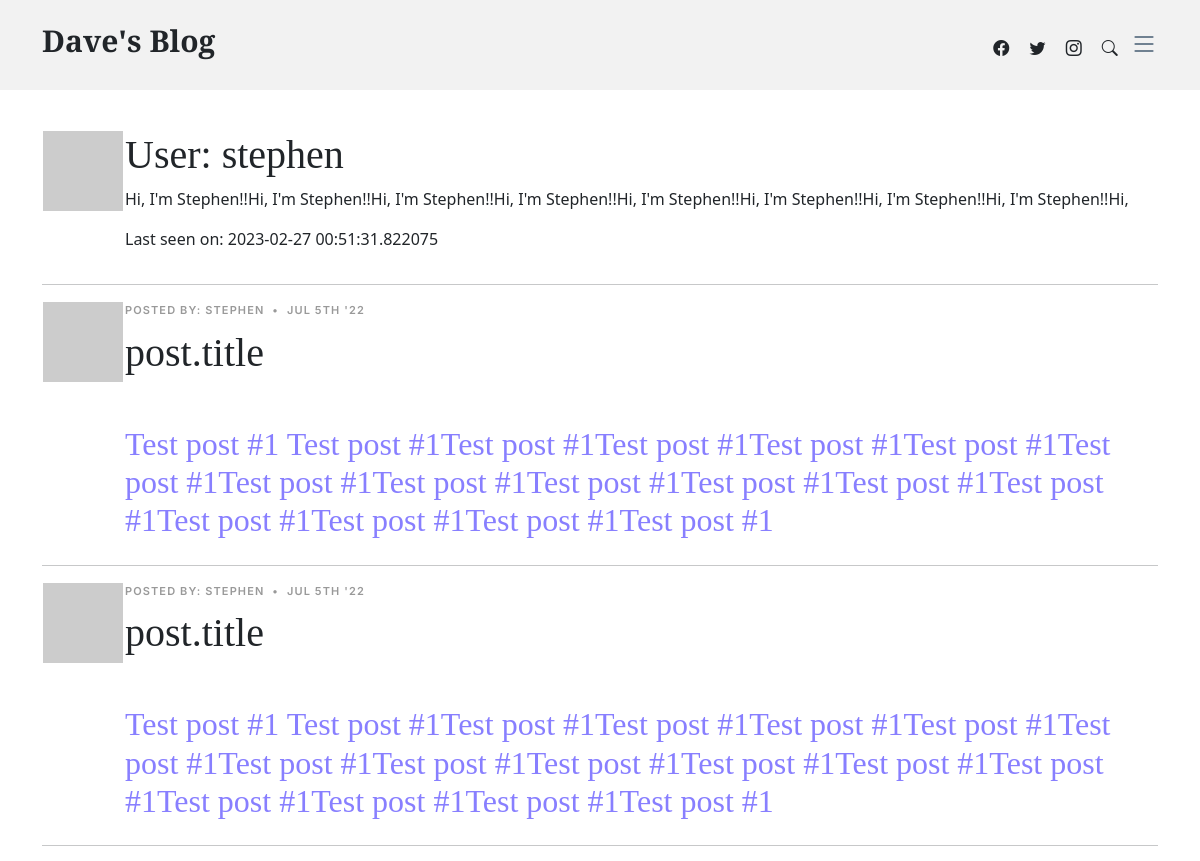
The page /user/stephen (signed in, upper part) on the database as committed earlier.
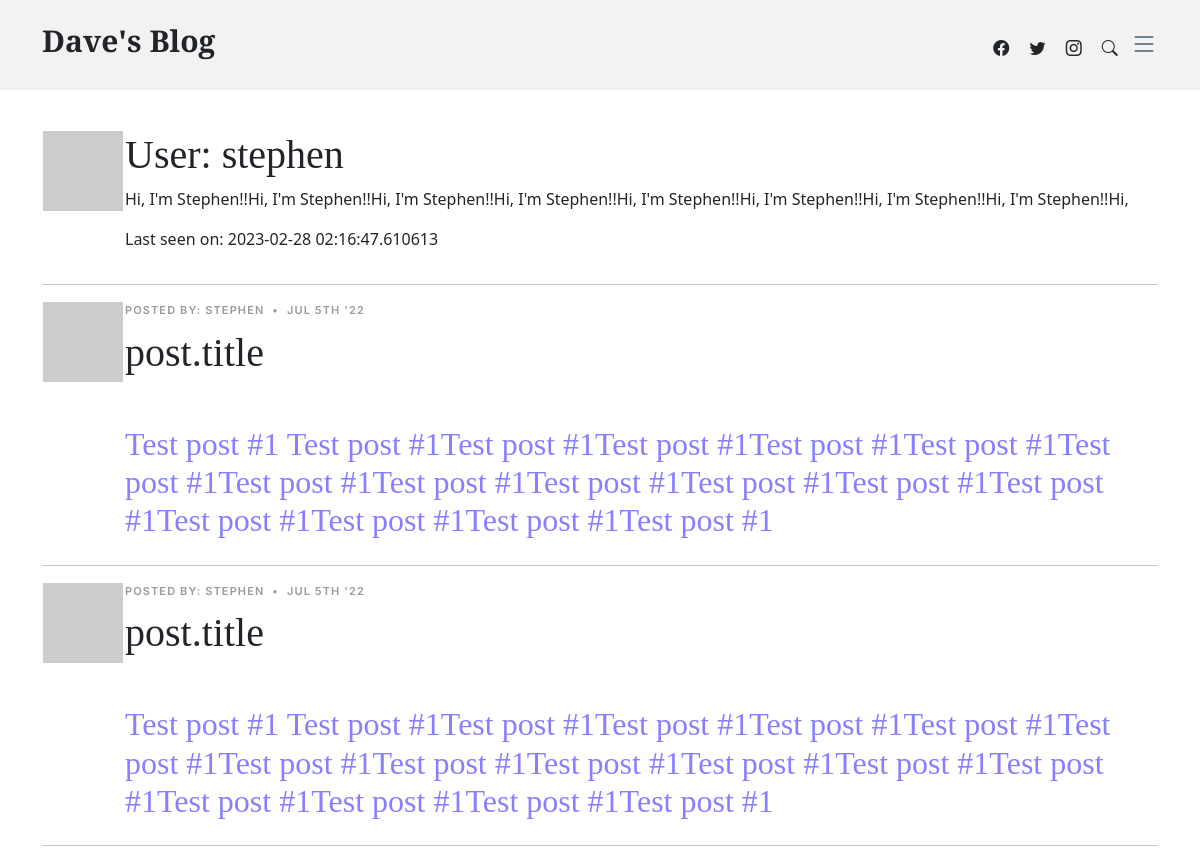
The same page on the database as committed later.
### app/models.py (models this page shows, shortened)
class User(db.Model, UserMixin):
    __tablename__ = "user"
    id = db.Column(db.Integer, primary_key=True)
    username = db.Column(db.String(64), index=True, unique=True, nullable=False)
    email = db.Column(db.String(120), index=True, unique=True, nullable=False)
    password_hash = db.Column(db.String(128), nullable=False)
    posts = db.relationship("Post", backref="author", lazy="dynamic")
    about_me = db.Column(db.String(140))
    last_seen = db.Column(db.DateTime, default=datetime.utcnow)
    def avatar(self, size):
        digest = md5(self.email.lower().encode("utf-8")).hexdigest()
        return f"https://www.gravatar.com/avatar/{digest}?d=retro&s={size}"

### app/routes.py (the view)
@app.route("/user/<username>")
@login_required
def user(username):
    user = User.query.filter_by(username=username).first_or_404()
    posts = [
        {
            "author": user,
            "body": (
                "Test post #1 Test post #1Test post #1Test post #1Test post #1Test post #1Test post #1Test post #1Test"
                " post #1Test post #1Test post #1Test post #1Test post #1Test post #1Test post #1Test post #1Test"
                " post #1"
            ),
        },
        {
            "author": user,
            "body": (
                "Test post #1 Test post #1Test post #1Test post #1Test post #1Test post #1Test post #1Test post #1Test"
                " post #1Test post #1Test post #1Test post #1Test post #1Test post #1Test post #1Test post #1Test"
                " post #1"
            ),
        },
        {
            "author": user,
            "body": (
                "Test post #1 Test post #1Test post #1Test post #1Test post #1Test post #1Test post #1Test post #1Test"
                " post #1Test post #1Test post #1Test post #1Test post #1Test post #1Test post #1Test post #1Test"
                " post #1"
            ),
        },
        {
            "author": user,
            "body": (
                "Test post #1 Test post #1Test post #1Test post #1Test post #1Test post #1Test post #1Test post #1Test"
                " post #1Test post #1Test post #1Test post #1Test post #1Test post #1Test post #1Test post #1Test"
                " post #1"
            ),
        },
        {
            "author": user,
            "body": (
                "Test post #1 Test post #1Test post #1Test post #1Test post #1Test post #1Test post #1Test post #1Test"
                " post #1Test post #1Test post #1Test post #1Test post #1Test post #1Test post #1Test post #1Test"
                " post #1"
            ),
        },
        {"author": user, "body": "Test post #2"},
    ]
    return render_template("user.html", user=user, posts=posts)

### app/models.py (called while the page is built)
@login_manager.user_loader
def load_user(id):
    return User.query.get(int(id))

### app/routes.py (called while the page is built)
@app.before_request
def before_request():
    if current_user.is_authenticated:
        time_difference = (datetime.utcnow() - current_user.last_seen).total_seconds()
        print("time_difference:", time_difference)
        if time_difference > 10:
            print("Time adjusted!")
            current_user.last_seen = datetime.utcnow()
            db.session.commit()

### app/templates/user.html (shortened to what this page needs)
{% extends "base.html" %}
{% block content %}
<section class="user-profile">
  <div class="container" data-aos="fade-up">
    <table>
      <tr valign="top">
        <td><img src="{{ user.avatar(128) }}"></td>
        <td>
          <h1>User: {{ user.username }}</h1>
          {% if user.about_me %}<p>{{ user.about_me }}</p>{% endif %}
          {% if user.last_seen %}<p>Last seen on: {{ user.last_seen }}</p>{% endif %}
        </td>
      </tr>
    </table>
    <hr>
  </div>
  {% for post in posts %}
  <div class="container" data-aos="fade-up">
    <table>
      <tr valign="top">
        <td><img src="{{ post.author.avatar(36) }}"></td>
        <td>{% include '_post.html' %}</td>
      </tr>
    </table>
    <hr>
  </div>
  {% endfor %}
</section>
{% endblock %}

### app/templates/base.html (shortened to what this page needs)
<!DOCTYPE html>
<html lang="en">
<head>
    <link href="{{ url_for('static', filename='vendor/bootstrap/css/bootstrap.min.css') }}" rel="stylesheet">
    <link href="{{ url_for('static', filename='vendor/bootstrap-icons/bootstrap-icons.css') }}" rel="stylesheet">
    <link href="{{ url_for('static', filename='vendor/swiper/swiper-bundle.min.css') }}" rel="stylesheet">
    <link href="{{ url_for('static', filename='vendor/glightbox/css/glightbox.min.css') }}" rel="stylesheet">
    <link href="{{ url_for('static', filename='vendor/aos/aos.css') }}" rel="stylesheet">
    <link href="{{ url_for('static', filename='css/main.css') }}" rel="stylesheet">
    <link href="{{ url_for('static', filename='css/variables.css') }}" rel="stylesheet">
</head>
<body>
    <header id="header" class="header d-flex align-items-center fixed-top">
        <div class="container-fluid container-xl d-flex align-items-center justify-content-between">
            <a href="{{ url_for('index') }}" class="logo d-flex align-items-center">
                <h1>Dave's Blog</h1>
            </a>
            <div class="position-relative">
                <a href="#" class="mx-2"><span class="bi-facebook"></span></a>
                <a href="#" class="mx-2"><span class="bi-twitter"></span></a>
                <a href="#" class="mx-2"><span class="bi-instagram"></span></a>
                <a href="#" class="mx-2 js-search-open"><span class="bi-search"></span></a>
                <i class="bi bi-list mobile-nav-toggle"></i>
            </div>
        </div>
    </header>
    <main id="main">
        {% block content %}{% endblock %}
    </main>
</body>
</html>

### app/templates/_post.html
    <div class="post-meta"><span class="date">Posted by: {{ post.author.username }}</span> <span
        class="mx-1">&bullet;</span> <span>Jul 5th
        '22</span></div>
    <h1 class="mb-5 post-title">post.title</h1>
    <h2 class="post-subtitle">{{ post.body }}</h2>

### app/static/css/main.css (style rules this page uses)
:root { scroll-behavior: smooth; }
body { color: rgba(var(--color-primary-rgb), 1); }
a { color: var(--color-links); text-decoration: none; }
h1, h2, h3, h4, h5, h6 { font-family: var(--font-primary); }
#main { margin-top: 90px; }
section { padding: 40px 0; overflow: hidden; }
.header { height: 90px; transition: all 0.5s; z-index: 997; background: #f2f2f2; }
.header .logo h1 { font-size: 30px; font-weight: 700; color: var(--color-default); font-family: var(--font-primary); }
section { scroll-margin-top: 70px; }
.mobile-nav-toggle { display: none; }
@media (max-width: 1279px) { .mobile-nav-toggle { display: inline-block; color: var(--color-secondary); font-size: 28px; cursor: pointer; line-height: 0; transition: 0.5s; } }
.post-meta { font-size: 11px; letter-spacing: 0.07rem; text-transform: uppercase; font-weight: 600; font-family: var(--font-secondary); color: rgba(var(--color-black-rgb), 0.4); margin-bottom: 10px; }
.post-subtitle { font-weight: 100; color: rgb(136, 127, 255); }

### app/static/css/variables.css (style rules this page uses)
:root { --font-default: 'EB Garamond', system-ui, -apple-system, "Segoe UI", Roboto, "Helvetica Neue", Arial, "Noto Sans", "Liberation Sans", sans-serif, "Apple Color Emoji", "Segoe UI Emoji", "Segoe UI Symbol", "Noto Color Emoji"; --font-primary: 'EB Garamond', serif; --font-secondary: 'Inter', sans-serif; --color-default: #212529; --color-default-rgb: 33, 37, 41; --color-links: #212529; --color-links-hover: #15171a; --color-primary: #212529; --color-primary-light: #26282c; --color-primary-dark: #0b0c0e; --color-primary-rgb: 33, 37, 41; --color-primary-light-rgb: 38, 40, 44; --color-primary-dark-rgb: 11, 12, 14; --color-secondary: #596d80; --color-secondary-light: #8498aa; --color-secondary-dark: #404f5c; --color-secondary-rgb: 89, 109, 128; --color-secondary-light-rgb: 132, 152, 170; --color-secondary-dark-rgb: 64, 79, 92; --color-blue: #0d6efd; --color-blue-rgb: 13, 110, 253; --color-indigo: #6610f2; --color-indigo-rgb: 102, 16, 242; --color-purple: #6f42c1; --color-purple-rgb: 111, 66, 193; --color-pink: #f3268c; --color-pink-rgb: 243, 38, 140; --color-red: #df1529; --color-red-rgb: 223, 21, 4; --color-orange: #fd7e14; --color-orange-rgb: 253, 126, 20; --color-yellow: #ffc107; --color-yellow-rgb: 255, 193, 7; --color-green: #059652; --color-green-rgb: 5, 150, 82; --color-teal: #20c997; --color-teal-rgb: 32, 201, 151; --color-cyan: #0dcaf0; --color-cyan-rgb: 13, 202, 240; --color-white: #ffffff; --color-white-rgb: 255, 255, 255; --color-gray: #6c757d; --color-gray-rgb: 108, 117, 125; --color-black: #000000; --color-black-rgb: 0, 0, 0; }
:root { --bs-blue: var(--color-blue); --bs-indigo: var(--color-indigo); --bs-purple: var(--color-purple); --bs-pink: var(--color-pink); --bs-red: var(--color-red); --bs-orange: var(--color-orange); --bs-yellow: var(--color-yellow); --bs-green: var(--color-green); --bs-teal: var(--color-teal); --bs-cyan: var(--color-cyan); --bs-white: var(--color-white); --bs-gray: var(--color-gray); --bs-gray-dark: #343a40; --bs-gray-100: #f8f9fa; --bs-gray-200: #e9ecef; --bs-gray-300: #dee2e6; --bs-gray-400: #ced4da; --bs-gray-500: #adb5bd; --bs-gray-600: #6c757d; --bs-gray-700: #495057; --bs-gray-800: #343a40; --bs-gray-900: #212529; --bs-primary: var(--color-blue); --bs-secondary: var(--color-blue); --bs-success: #198754; --bs-info: #0dcaf0; --bs-warning: #ffc107; --bs-danger: #dc3545; --bs-light: #f8f9fa; --bs-dark: #212529; --bs-primary-rgb: var(--color-primary-rgb); --bs-secondary-rgb: var(--color-secondary-rgb); --bs-success-rgb: 25, 135, 84; --bs-info-rgb: 13, 202, 240; --bs-warning-rgb: 255, 193, 7; --bs-danger-rgb: 220, 53, 69; --bs-light-rgb: 248, 249, 250; --bs-dark-rgb: 33, 37, 41; --bs-white-rgb: var(--color-white-rgb); --bs-black-rgb: var(--color-black-rgb); --bs-body-color-rgb: var(--color-default-rgb); --bs-body-bg-rgb: 255, 255, 255; --bs-font-sans-serif: var(--font-default); --bs-font-monospace: SFMono-Regular, Menlo, Monaco, Consolas, "Liberation Mono", "Courier New", monospace; --bs-gradient: linear-gradient(180deg, rgba(255, 255, 255, 0.15), rgba(255, 255, 255, 0)); --bs-body-font-family: var(--font-default); --bs-body-font-size: 1rem; --bs-body-font-weight: 400; --bs-body-line-height: 1.5; --bs-body-color: var(--color-default); --bs-body-bg: #fff; }

Rows that differ between the two databases and show on the page:
changed User "stephen": last_seen "2023-02-27 00:51:31.822075" → "2023-02-28 02:16:47.610613"
